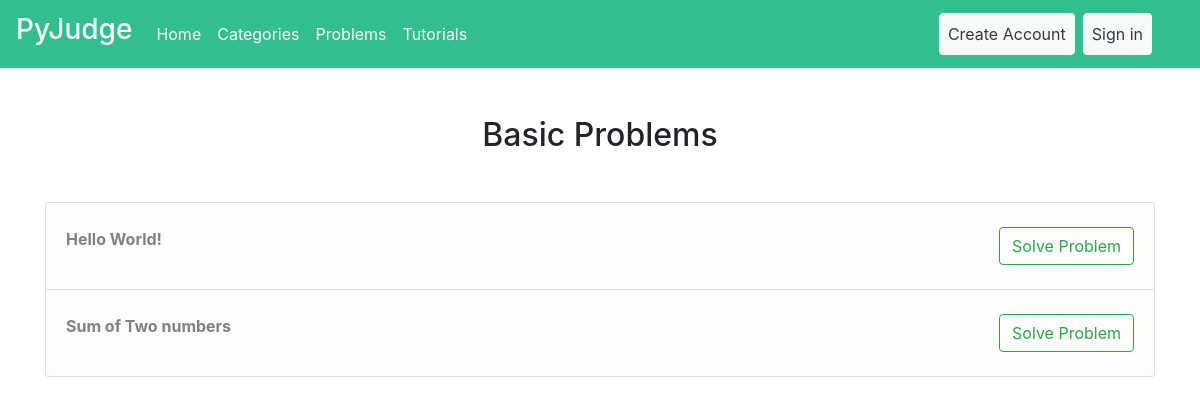
The page /problems/problems-list/ on the database its author committed.
### Problems/models.py (models this page shows, shortened)
class Problems(models.Model):
    setter = models.ForeignKey(User, on_delete=models.CASCADE, null= True)
    problem_id = models.CharField(max_length=100, unique=True)
    problem_name = models.CharField(max_length=100, unique=True)
    Problem_text = models.TextField()
    sample_input = models.CharField(max_length=255, null=True)
    sample_output = models.CharField(max_length=255, null=True)
    input = models.FileField(upload_to='Documents/TestCase/Input', null=True)
    output = models.FileField(upload_to='Documents/TestCase/Output', null=True)
    category = models.CharField(max_length=100, choices=CATEGORY, null=True)
    level = models.CharField(max_length=20, choices=LEVEL, null=True)

### Problems/views.py (the view)
# urls.py: path('problems-list/', ProblemView.as_view(), name='problems-list'),
class ProblemView(ListView):
    model = Problems
    template_name = 'Problems/problem.html'

### Templates/Problems/problem.html (shortened to what this page needs)
{%extends 'User/base.html' %}
{% load crispy_forms_tags %}
{%block content%}
  {% if user.is_authenticated and user.is_staff and user.is_superuser %}
    <div class="card text-center">
      <div class="card-header">
        Featured
      </div>
      <div class="card-body">
        <h5 class="card-title">Problem Uploading Page</h5>
        <p class="card-text">Admins Can Upload Problems through this page.</p>
        <a class="btn btn-outline-success" href="{% url 'add-problem' %}">Upload Problem</a>
      </div>
    </div>
    <div class="container">
      <h2 class="text-center my-5">Basic Problems</h2>
        <div class="list-group">
          {% for problem in object_list %}
            <a href="{% url 'solve-section' problem.pk %}" class="list-group-item list-group-item-action list-group-item-light py-4">
              <strong>
                {{problem.problem_name}}
              </strong>
              <button type="submit" class="btn btn-outline-success"style="float:right;">
                Solve Problem
              </button>
            </a>
          {% endfor %}
        </div>
    </div>
  {% else %}
    <div class="container">
      <h2 class="text-center my-5">Basic Problems</h2>
        <div class="list-group">
          {% for problem in object_list %}
            <a href="{% url 'solve-section' problem.pk %}" class="list-group-item list-group-item-action list-group-item-light py-4">
              <strong>
                {{problem.problem_name}}
              </strong>
              <button type="submit" class="btn btn-outline-success"style="float:right;">
                Solve Problem
              </button>
            </a>
          {% endfor %}
        </div>
    </div>
  {% endif %}
{% endblock %}

### rows shown on the page
Problems: problem_name "Hello World!"
Problems: problem_name "Sum of Two numbers"
